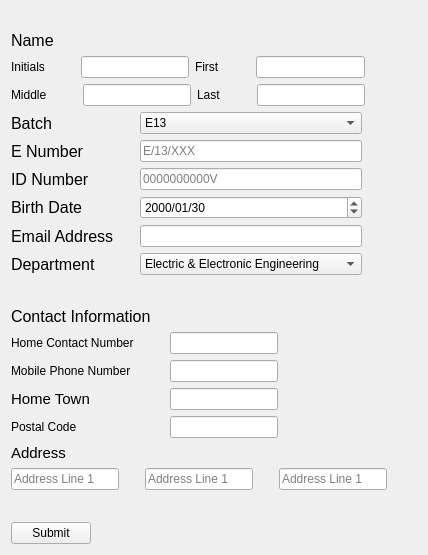
     <widget class="QWidget" name="addStudent">
      <attribute name="title">
       <string>Add Student</string>
      </attribute>
      <layout class="QGridLayout" name="gridLayout">
       <item row="0" column="0">
        <layout class="QVBoxLayout" name="verticalLayout_9">
         <item>
          <layout class="QHBoxLayout" name="horizontalLayout_21">
           <item>
            <layout class="QVBoxLayout" name="verticalLayout_2">
             <item>
              <widget class="QLabel" name="errorMessege">
               <property name="font">
                <font>
                 <weight>75</weight>
                 <bold>true</bold>
                </font>
               </property>
               <property name="text">
                <string/>
               </property>
              </widget>
             </item>
             <item>
              <widget class="QLabel" name="label_5">
               <property name="font">
                <font>
                 <pointsize>12</pointsize>
                </font>
               </property>
               <property name="text">
                <string>Name</string>
               </property>
              </widget>
             </item>
             <item>
              <layout class="QHBoxLayout" name="horizontalLayout_13">
               <item>
                <layout class="QHBoxLayout" name="horizontalLayout_5">
                 <item>
                  <layout class="QHBoxLayout" name="horizontalLayout">
                   <item>
                    <widget class="QLabel" name="initials_lbl">
                     <property name="text">
                      <string>Initials</string>
                     </property>
                    </widget>
                   </item>
                   <item>
                    <spacer name="horizontalSpacer">
                     <property name="orientation">
                      <enum>Qt::Horizontal</enum>
                     </property>
                     <property name="sizeType">
                      <enum>QSizePolicy::Fixed</enum>
                     </property>
                     <property name="sizeHint" stdset="0">
                      <size>
                       <width>30</width>
                       <height>20</height>
                      </size>
                     </property>
                    </spacer>
                   </item>
                   <item>
                    <widget class="QLineEdit" name="initial"/>
                   </item>
                  </layout>
                 </item>
                 <item>
                  <layout class="QHBoxLayout" name="horizontalLayout_2">
                   <item>
                    <widget class="QLabel" name="first_lbl">
                     <property name="text">
                      <string>First</string>
                     </property>
                    </widget>
                   </item>
                   <item>
                    <spacer name="horizontalSpacer_2">
                     <property name="orientation">
                      <enum>Qt::Horizontal</enum>
                     </property>
                     <property name="sizeType">
                      <enum>QSizePolicy::Fixed</enum>
                     </property>
                     <property name="sizeHint" stdset="0">
                      <size>
                       <width>30</width>
                       <height>20</height>
                      </size>
                     </property>
                    </spacer>
                   </item>
                   <item>
                    <widget class="QLineEdit" name="first"/>
                   </item>
                  </layout>
                 </item>
                </layout>
               </item>
              </layout>
             </item>
             <item>
              <layout class="QHBoxLayout" name="horizontalLayout_14">
               <item>
                <layout class="QHBoxLayout" name="horizontalLayout_6">
                 <item>
                  <layout class="QHBoxLayout" name="horizontalLayout_3">
                   <item>
                    <widget class="QLabel" name="middle_lbl">
                     <property name="text">
                      <string>Middle</string>
                     </property>
                    </widget>
                   </item>
                   <item>
                    <spacer name="horizontalSpacer_3">
                     <property name="orientation">
                      <enum>Qt::Horizontal</enum>
                     </property>
                     <property name="sizeType">
                      <enum>QSizePolicy::Fixed</enum>
                     </property>
                     <property name="sizeHint" stdset="0">
                      <size>
                       <width>30</width>
                       <height>20</height>
                      </size>
                     </property>
                    </spacer>
                   </item>
                   <item>
                    <widget class="QLineEdit" name="middle"/>
                   </item>
                  </layout>
                 </item>
                 <item>
                  <layout class="QHBoxLayout" name="horizontalLayout_4">
                   <item>
                    <widget class="QLabel" name="last_lbl">
                     <property name="text">
                      <string>Last</string>
                     </property>
                    </widget>
                   </item>
                   <item>
                    <spacer name="horizontalSpacer_4">
                     <property name="orientation">
                      <enum>Qt::Horizontal</enum>
                     </property>
                     <property name="sizeType">
                      <enum>QSizePolicy::Fixed</enum>
                     </property>
                     <property name="sizeHint" stdset="0">
                      <size>
                       <width>30</width>
                       <height>20</height>
                      </size>
                     </property>
                    </spacer>
                   </item>
                   <item>
                    <widget class="QLineEdit" name="last"/>
                   </item>
                  </layout>
                 </item>
                </layout>
               </item>
              </layout>
             </item>
            </layout>
           </item>
           <item>
            <spacer name="horizontalSpacer_15">
             <property name="orientation">
              <enum>Qt::Horizontal</enum>
             </property>
             <property name="sizeHint" stdset="0">
              <size>
               <width>10</width>
               <height>20</height>
              </size>
             </property>
            </spacer>
           </item>
          </layout>
         </item>
         <item>
          <layout class="QHBoxLayout" name="horizontalLayout_22">
           <item>
            <layout class="QHBoxLayout" name="horizontalLayout_8">
             <item>
              <layout class="QVBoxLayout" name="verticalLayout_3">
               <item>
                <widget class="QLabel" name="label_7">
                 <property name="font">
                  <font>
                   <pointsize>12</pointsize>
                  </font>
                 </property>
                 <property name="text">
                  <string>Batch </string>
                 </property>
                </widget>
               </item>
               <item>
                <widget class="QLabel" name="label_6">
                 <property name="font">
                  <font>
                   <pointsize>12</pointsize>
                  </font>
                 </property>
                 <property name="text">
                  <string>E Number</string>
                 </property>
                </widget>
               </item>
               <item>
                <widget class="QLabel" name="label_8">
                 <property name="font">
                  <font>
                   <pointsize>12</pointsize>
                  </font>
                 </property>
                 <property name="text">
                  <string>ID Number</string>
                 </property>
                </widget>
               </item>
               <item>
                <widget class="QLabel" name="label_9">
                 <property name="font">
                  <font>
                   <pointsize>12</pointsize>
                  </font>
                 </property>
                 <property name="text">
                  <string>Birth Date</string>
                 </property>
                </widget>
               </item>
               <item>
                <widget class="QLabel" name="label_10">
                 <property name="font">
                  <font>
                   <pointsize>12</pointsize>
                  </font>
                 </property>
                 <property name="text">
                  <string>Email Address</string>
                 </property>
                </widget>
               </item>
               <item>
                <widget class="QLabel" name="label_18">
                 <property name="font">
                  <font>
                   <pointsize>12</pointsize>
                  </font>
                 </property>
                 <property name="text">
                  <string>Department</string>
                 </property>
                </widget>
               </item>
              </layout>
             </item>
             <item>
              <spacer name="verticalSpacer">
               <property name="orientation">
                <enum>Qt::Vertical</enum>
               </property>
               <property name="sizeHint" stdset="0">
                <size>
                 <width>20</width>
                 <height>128</height>
                </size>
               </property>
              </spacer>
             </item>
             <item>
              <layout class="QVBoxLayout" name="verticalLayout_4">
               <item>
                <widget class="QComboBox" name="batch">
                 <item>
                  <property name="text">
                   <string>E13</string>
                  </property>
                 </item>
                 <item>
                  <property name="text">
                   <string>E14</string>
                  </property>
                 </item>
                 <item>
                  <property name="text">
                   <string>E15</string>
                  </property>
                 </item>
                 <item>
                  <property name="text">
                   <string>E16</string>
                  </property>
                 </item>
                </widget>
               </item>
               <item>
                <widget class="QLineEdit" name="eNum">
                 <property name="font">
                  <font>
                   <strikeout>false</strikeout>
                  </font>
                 </property>
                 <property name="whatsThis">
                  <string/>
                 </property>
                 <property name="inputMethodHints">
                  <set>Qt::ImhNone</set>
                 </property>
                 <property name="text">
                  <string/>
                 </property>
                 <property name="placeholderText">
                  <string>E/13/XXX</string>
                 </property>
                </widget>
               </item>
               <item>
                <widget class="QLineEdit" name="idNum">
                 <property name="placeholderText">
                  <string>0000000000V</string>
                 </property>
                </widget>
               </item>
               <item>
                <widget class="QDateEdit" name="date">
                 <property name="maximumDateTime">
                  <datetime>
                   <hour>23</hour>
                   <minute>59</minute>
                   <second>59</second>
                   <year>7999</year>
                   <month>11</month>
                   <day>30</day>
                  </datetime>
                 </property>
                 <property name="displayFormat">
                  <string>yyyy/01/30</string>
                 </property>
                 <property name="calendarPopup">
                  <bool>false</bool>
                 </property>
                </widget>
               </item>
               <item>
                <widget class="QLineEdit" name="email">
                 <property name="text">
                  <string/>
                 </property>
                </widget>
               </item>
               <item>
                <widget class="QComboBox" name="department">
                 <item>
                  <property name="text">
                   <string>Electric &amp; Electronic Engineering</string>
                  </property>
                 </item>
                 <item>
                  <property name="text">
                   <string>Chemical and Process Engineering</string>
                  </property>
                 </item>
                 <item>
                  <property name="text">
                   <string>Civil Engineering</string>
                  </property>
                 </item>
                 <item>
                  <property name="text">
                   <string>Computer Engineering</string>
                  </property>
                 </item>
                 <item>
                  <property name="text">
                   <string>Mechanical Engineering</string>
                  </property>
                 </item>
                 <item>
                  <property name="text">
                   <string>Produciton Engineering</string>
                  </property>
                 </item>
                </widget>
               </item>
              </layout>
             </item>
            </layout>
           </item>
           <item>
            <spacer name="horizontalSpacer_18">
             <property name="orientation">
              <enum>Qt::Horizontal</enum>
             </property>
             <property name="sizeHint" stdset="0">
              <size>
               <width>30</width>
               <height>20</height>
              </size>
             </property>
            </spacer>
           </item>
          </layout>
         </item>
         <item>
          <layout class="QHBoxLayout" name="horizontalLayout_15">
           <item>
            <widget class="Line" name="line_2">
             <property name="orientation">
              <enum>Qt::Horizontal</enum>
             </property>
            </widget>
           </item>
           <item>
            <spacer name="horizontalSpacer_16">
             <property name="orientation">
              <enum>Qt::Horizontal</enum>
             </property>
             <property name="sizeHint" stdset="0">
              <size>
               <width>40</width>
               <height>20</height>
              </size>
             </property>
            </spacer>
           </item>
          </layout>
         </item>
         <item>
          <widget class="QLabel" name="label_11">
           <property name="font">
            <font>
             <pointsize>12</pointsize>
            </font>
           </property>
           <property name="text">
            <string>Contact Information</string>
           </property>
          </widget>
         </item>
         <item>
          <layout class="QHBoxLayout" name="horizontalLayout_23">
           <item>
            <layout class="QHBoxLayout" name="horizontalLayout_7">
             <item>
              <layout class="QVBoxLayout" name="verticalLayout">
               <item>
                <widget class="QLabel" name="label_12">
                 <property name="text">
                  <string>Home Contact Number</string>
                 </property>
                </widget>
               </item>
               <item>
                <widget class="QLabel" name="label_13">
                 <property name="text">
                  <string>Mobile Phone Number</string>
                 </property>
                </widget>
               </item>
               <item>
                <widget class="QLabel" name="label_14">
                 <property name="font">
                  <font>
                   <pointsize>11</pointsize>
                  </font>
                 </property>
                 <property name="text">
                  <string>Home Town</string>
                 </property>
                </widget>
               </item>
               <item>
                <widget class="QLabel" name="label_16">
                 <property name="text">
                  <string>Postal Code</string>
                 </property>
                </widget>
               </item>
              </layout>
             </item>
             <item>
              <spacer name="horizontalSpacer_7">
               <property name="orientation">
                <enum>Qt::Horizontal</enum>
               </property>
               <property name="sizeType">
                <enum>QSizePolicy::Fixed</enum>
               </property>
               <property name="sizeHint" stdset="0">
                <size>
                 <width>30</width>
                 <height>20</height>
                </size>
               </property>
              </spacer>
             </item>
             <item>
              <layout class="QVBoxLayout" name="verticalLayout_5">
               <item>
                <widget class="QLineEdit" name="homeNum"/>
               </item>
               <item>
                <widget class="QLineEdit" name="mobileNum"/>
               </item>
               <item>
                <widget class="QLineEdit" name="homeTown"/>
               </item>
               <item>
                <widget class="QLineEdit" name="postalCode"/>
               </item>
              </layout>
             </item>
            </layout>
           </item>
           <item>
            <spacer name="horizontalSpacer_19">
             <property name="orientation">
              <enum>Qt::Horizontal</enum>
             </property>
             <property name="sizeHint" stdset="0">
              <size>
               <width>30</width>
               <height>20</height>
              </size>
             </property>
            </spacer>
           </item>
          </layout>
         </item>
         <item>
          <widget class="QLabel" name="label_15">
           <property name="font">
            <font>
             <pointsize>11</pointsize>
             <weight>50</weight>
             <bold>false</bold>
            </font>
           </property>
           <property name="text">
            <string>Address</string>
           </property>
          </widget>
         </item>
         <item>
          <layout class="QHBoxLayout" name="horizontalLayout_24">
           <item>
            <layout class="QHBoxLayout" name="horizontalLayout_12">
             <item>
              <layout class="QHBoxLayout" name="horizontalLayout_11">
               <item>
                <widget class="QLineEdit" name="addressLine1">
                 <property name="placeholderText">
                  <string>Address Line 1</string>
                 </property>
                </widget>
               </item>
               <item>
                <spacer name="horizontalSpacer_9">
                 <property name="orientation">
                  <enum>Qt::Horizontal</enum>
                 </property>
                 <property name="sizeType">
                  <enum>QSizePolicy::Fixed</enum>
                 </property>
                 <property name="sizeHint" stdset="0">
                  <size>
                   <width>20</width>
                   <height>20</height>
                  </size>
                 </property>
                </spacer>
               </item>
               <item>
                <widget class="QLineEdit" name="addressLine2">
                 <property name="placeholderText">
                  <string>Address Line 1</string>
                 </property>
                </widget>
               </item>
               <item>
                <spacer name="horizontalSpacer_10">
                 <property name="orientation">
                  <enum>Qt::Horizontal</enum>
                 </property>
                 <property name="sizeType">
                  <enum>QSizePolicy::Fixed</enum>
                 </property>
                 <property name="sizeHint" stdset="0">
                  <size>
                   <width>20</width>
                   <height>20</height>
                  </size>
                 </property>
                </spacer>
               </item>
               <item>
                <widget class="QLineEdit" name="addressLine3">
                 <property name="placeholderText">
                  <string>Address Line 1</string>
                 </property>
                </widget>
               </item>
              </layout>
             </item>
            </layout>
           </item>
           <item>
            <spacer name="horizontalSpacer_20">
             <property name="orientation">
              <enum>Qt::Horizontal</enum>
             </property>
             <property name="sizeHint" stdset="0">
              <size>
               <width>30</width>
               <height>20</height>
              </size>
             </property>
            </spacer>
           </item>
          </layout>
         </item>
         <item>
          <layout class="QHBoxLayout" name="horizontalLayout_16">
           <item>
            <widget class="Line" name="line_3">
             <property name="orientation">
              <enum>Qt::Horizontal</enum>
             </property>
            </widget>
           </item>
           <item>
            <spacer name="horizontalSpacer_17">
             <property name="orientation">
              <enum>Qt::Horizontal</enum>
             </property>
             <property name="sizeHint" stdset="0">
              <size>
               <width>40</width>
               <height>20</height>
              </size>
             </property>
            </spacer>
           </item>
          </layout>
         </item>
         <item>
          <layout class="QHBoxLayout" name="horizontalLayout_10">
           <item>
            <layout class="QHBoxLayout" name="horizontalLayout_9">
             <item>
              <widget class="QPushButton" name="submit">
               <property name="sizePolicy">
                <sizepolicy hsizetype="Fixed" vsizetype="Fixed">
                 <horstretch>0</horstretch>
                 <verstretch>0</verstretch>
                </sizepolicy>
               </property>
               <property name="maximumSize">
                <size>
                 <width>85</width>
                 <height>27</height>
                </size>
               </property>
               <property name="text">
                <string>Submit</string>
               </property>
              </widget>
             </item>
            </layout>
           </item>
           <item>
            <spacer name="horizontalSpacer_11">
             <property name="orientation">
              <enum>Qt::Horizontal</enum>
             </property>
             <property name="sizeHint" stdset="0">
              <size>
               <width>40</width>
               <height>20</height>
              </size>
             </property>
            </spacer>
           </item>
          </layout>
         </item>
        </layout>
       </item>
      </layout>
      <zorder></zorder>
     </widget>
